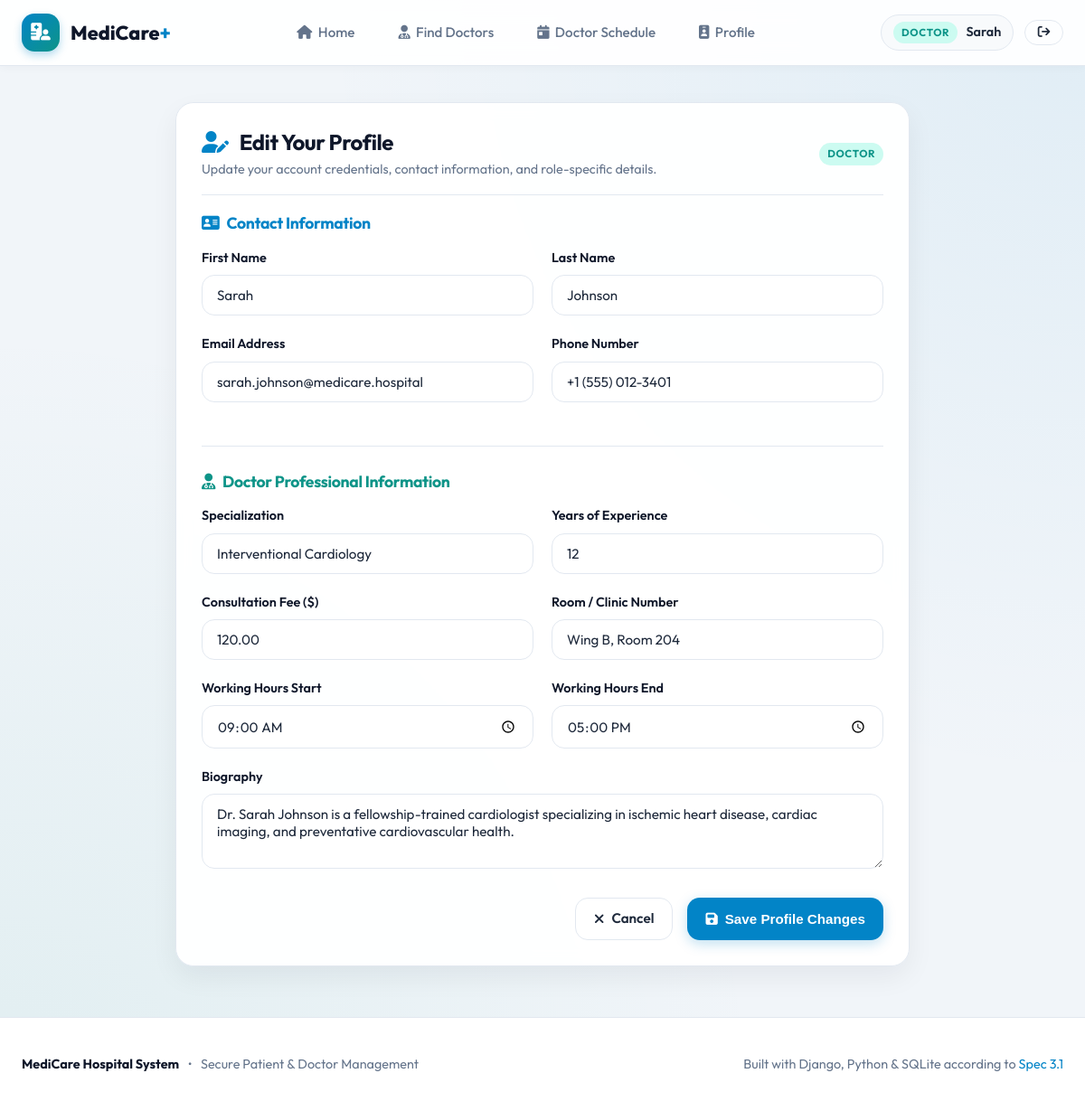
Page /accounts/profile/edit/ (signed in) on the committed database.
### accounts/models.py (models this page shows, shortened)
class User(AbstractUser):
    ROLE_CHOICES = (
        ('patient', 'Patient'),
        ('doctor', 'Doctor'),
        ('admin', 'Admin'),
    )
    email = models.EmailField(unique=True)
    role = models.CharField(max_length=10, choices=ROLE_CHOICES, default='patient')
    phone = models.CharField(max_length=20, blank=True)

### doctors/models.py (models this page shows, shortened)
class Doctor(models.Model):
    user = models.OneToOneField(settings.AUTH_USER_MODEL, on_delete=models.CASCADE, related_name='doctor_profile')
    department = models.ForeignKey(Department, on_delete=models.SET_NULL, null=True, blank=True, related_name='doctors')
    specialization = models.CharField(max_length=120)
    experience = models.PositiveIntegerField(default=0, help_text="Years of professional experience")
    fee = models.DecimalField(max_digits=10, decimal_places=2, default=50.00)
    working_hours_start = models.TimeField(default="09:00:00")
    working_hours_end = models.TimeField(default="17:00:00")
    bio = models.TextField(blank=True)
    room_number = models.CharField(max_length=20, blank=True)
    created_at = models.DateTimeField(auto_now_add=True)
    updated_at = models.DateTimeField(auto_now=True)

### accounts/views.py (the view)
# urls.py: path('profile/edit/', views.profile_edit_view, name='profile_edit'),
@login_required
def profile_edit_view(request):
    user = request.user
    patient_profile = None
    doctor_profile = None
    patient_form = None
    doctor_form = None
    if user.role == 'patient':
        patient_profile, _ = PatientProfile.objects.get_or_create(user=user)
    elif user.role == 'doctor':
        doctor_profile = Doctor.objects.filter(user=user).first()
    if request.method == 'POST':
        user_form = UserUpdateForm(request.POST, instance=user)
        if user.role == 'patient':
            patient_form = PatientProfileUpdateForm(request.POST, instance=patient_profile)
            if user_form.is_valid() and patient_form.is_valid():
                with transaction.atomic():
                    user_form.save()
                    patient_form.save()
                messages.success(request, "Your patient profile has been updated successfully!")
                return redirect('profile')
            else:
                messages.error(request, "Please fix the errors below before submitting.")
        elif user.role == 'doctor' and doctor_profile:
            doctor_form = DoctorProfileUpdateForm(request.POST, instance=doctor_profile)
            if user_form.is_valid() and doctor_form.is_valid():
                with transaction.atomic():
                    user_form.save()
                    doctor_form.save()
                messages.success(request, "Your doctor profile has been updated successfully!")
                return redirect('profile')
            else:
                messages.error(request, "Please fix the errors below before submitting.")
        else:
            if user_form.is_valid():
                user_form.save()
                messages.success(request, "Your administrator profile has been updated successfully!")
                return redirect('profile')
            else:
                messages.error(request, "Please fix the errors below.")
    else:
        user_form = UserUpdateForm(instance=user)
        if user.role == 'patient':
            patient_form = PatientProfileUpdateForm(instance=patient_profile)
        elif user.role == 'doctor' and doctor_profile:
            doctor_form = DoctorProfileUpdateForm(instance=doctor_profile)
    context = {
        'user_form': user_form,
        'patient_form': patient_form,
        'doctor_form': doctor_form,
        'patient_profile': patient_profile,
        'doctor_profile': doctor_profile,
    }
    return render(request, 'accounts/profile_edit.html', context)

### accounts/forms.py (shortened to what this page needs)
class UserUpdateForm(forms.ModelForm):
    class Meta:
        model = User
        fields = ['first_name', 'last_name', 'email', 'phone']
        widgets = {
            'first_name': forms.TextInput(attrs={'class': 'form-control'}),
            'last_name': forms.TextInput(attrs={'class': 'form-control'}),
            'email': forms.EmailInput(attrs={'class': 'form-control'}),
            'phone': forms.TextInput(attrs={'class': 'form-control'}),
        }

class DoctorProfileUpdateForm(forms.ModelForm):
    class Meta:
        model = Doctor
        fields = ['specialization', 'experience', 'fee', 'working_hours_start', 'working_hours_end', 'room_number', 'bio']
        widgets = {
            'specialization': forms.TextInput(attrs={'class': 'form-control'}),
            'experience': forms.NumberInput(attrs={'class': 'form-control'}),
            'fee': forms.NumberInput(attrs={'class': 'form-control', 'step': '0.01'}),
            'working_hours_start': forms.TimeInput(attrs={'class': 'form-control', 'type': 'time'}),
            'working_hours_end': forms.TimeInput(attrs={'class': 'form-control', 'type': 'time'}),
            'room_number': forms.TextInput(attrs={'class': 'form-control'}),
            'bio': forms.Textarea(attrs={'class': 'form-control', 'rows': 3}),
        }

### templates/accounts/profile_edit.html (shortened to what this page needs)
{% extends 'base.html' %}
{% block content %}
<div class="container" style="padding-top: 2.5rem; padding-bottom: 3.5rem; max-width: 860px;">
  <div class="card">
    <div class="card-header">
      <div>
        <h1 style="font-size: 1.5rem; margin-bottom: 0.25rem;">
          <i class="fa-solid fa-user-pen" style="color: var(--primary); margin-right: 0.5rem;"></i> Edit Your Profile
        </h1>
        <p style="color: var(--text-muted); font-size: 0.9rem;">Update your account credentials, contact information, and role-specific details.</p>
      </div>
      <span class="role-pill role-{{ user.role }}">{{ user.get_role_display }}</span>
    </div>
    <form method="POST" action="{% url 'profile_edit' %}" id="profile-edit-form">
      <h3 style="font-size: 1.1rem; color: var(--primary); margin-bottom: 1rem; display: flex; align-items: center; gap: 0.5rem;">
        <i class="fa-solid fa-address-card"></i> Contact Information
      </h3>
      <div class="form-grid">
        <div class="form-group">
          <label class="form-label" for="{{ user_form.first_name.id_for_label }}">First Name</label>
          {{ user_form.first_name }}
        </div>
        <div class="form-group">
          <label class="form-label" for="{{ user_form.last_name.id_for_label }}">Last Name</label>
          {{ user_form.last_name }}
        </div>
      </div>
      <div class="form-grid">
        <div class="form-group">
          <label class="form-label" for="{{ user_form.email.id_for_label }}">Email Address</label>
          {{ user_form.email }}
        </div>
        <div class="form-group">
          <label class="form-label" for="{{ user_form.phone.id_for_label }}">Phone Number</label>
          {{ user_form.phone }}
        </div>
      </div>
      {% if doctor_form %}
        <hr style="border: none; border-top: 1px solid var(--border-color); margin: 1.75rem 0;">
        <h3 style="font-size: 1.1rem; color: var(--secondary); margin-bottom: 1rem; display: flex; align-items: center; gap: 0.5rem;">
          <i class="fa-solid fa-user-doctor"></i> Doctor Professional Information
        </h3>
        <div class="form-grid">
          <div class="form-group">
            <label class="form-label" for="{{ doctor_form.specialization.id_for_label }}">Specialization</label>
            {{ doctor_form.specialization }}
          </div>
          <div class="form-group">
            <label class="form-label" for="{{ doctor_form.experience.id_for_label }}">Years of Experience</label>
            {{ doctor_form.experience }}
          </div>
        </div>
        <div class="form-grid">
          <div class="form-group">
            <label class="form-label" for="{{ doctor_form.fee.id_for_label }}">Consultation Fee ($)</label>
            {{ doctor_form.fee }}
          </div>
          <div class="form-group">
            <label class="form-label" for="{{ doctor_form.room_number.id_for_label }}">Room / Clinic Number</label>
            {{ doctor_form.room_number }}
          </div>
        </div>
        <div class="form-grid">
          <div class="form-group">
            <label class="form-label" for="{{ doctor_form.working_hours_start.id_for_label }}">Working Hours Start</label>
            {{ doctor_form.working_hours_start }}
          </div>
          <div class="form-group">
            <label class="form-label" for="{{ doctor_form.working_hours_end.id_for_label }}">Working Hours End</label>
            {{ doctor_form.working_hours_end }}
          </div>
        </div>
        <div class="form-group">
          <label class="form-label" for="{{ doctor_form.bio.id_for_label }}">Biography</label>
          {{ doctor_form.bio }}
        </div>
      {% endif %}
      <div style="display: flex; gap: 1rem; margin-top: 1.5rem; justify-content: flex-end;">
        <a href="{% url 'profile' %}" class="btn btn-outline">
          <i class="fa-solid fa-xmark"></i> Cancel
        </a>
        <button type="submit" class="btn btn-primary" id="btn-save-profile">
          <i class="fa-solid fa-floppy-disk"></i> Save Profile Changes
        </button>
      </div>
    </form>
  </div>
</div>
{% endblock %}

### templates/base.html (shortened to what this page needs)
{% load static %}
<!DOCTYPE html>
<html lang="en">
<head>
  <link rel="stylesheet" href="https://cdnjs.cloudflare.com/ajax/libs/font-awesome/6.5.1/css/all.min.css">
  <link rel="stylesheet" href="{% static 'css/style.css' %}">
</head>
<body>
  <header class="navbar">
    <div class="container nav-container">
      <a href="{% url 'home' %}" class="brand-logo" id="nav-brand">
        <div class="brand-icon">
          <i class="fa-solid fa-hospital-user"></i>
        </div>
        <span>MediCare<span style="color: var(--primary);">+</span></span>
      </a>
      <nav>
        <ul class="nav-links">
          <li><a href="{% url 'home' %}" class="nav-link"><i class="fa-solid fa-house"></i> Home</a></li>
          <li><a href="{% url 'doctor_list' %}" class="nav-link"><i class="fa-solid fa-user-doctor"></i> Find Doctors</a></li>
          {% if user.is_authenticated %}
            {% if user.role == 'patient' %}
              <li><a href="{% url 'patient_dashboard' %}" class="nav-link"><i class="fa-solid fa-calendar-check"></i> My Appointments</a></li>
            {% elif user.role == 'doctor' %}
              <li><a href="{% url 'doctor_dashboard' %}" class="nav-link"><i class="fa-solid fa-calendar-day"></i> Doctor Schedule</a></li>
            {% endif %}
            <li><a href="{% url 'profile' %}" class="nav-link"><i class="fa-solid fa-id-badge"></i> Profile</a></li>
          {% endif %}
        </ul>
      </nav>
      <div class="nav-actions">
        {% if user.is_authenticated %}
          <div class="user-badge-nav">
            <span class="role-pill role-{{ user.role }}">{{ user.get_role_display }}</span>
            <span style="font-weight: 600; font-size: 0.9rem;">{{ user.first_name|default:user.username }}</span>
          </div>
          <a href="{% url 'logout' %}" class="btn btn-outline btn-sm" id="btn-logout" title="Log out">
            <i class="fa-solid fa-arrow-right-from-bracket"></i>
          </a>
        {% endif %}
      </div>
    </div>
  </header>
  <main style="flex: 1;">
    {% block content %}{% endblock %}
  </main>
  <footer class="footer">
    <div class="container footer-content">
      <div style="display: flex; align-items: center; gap: 0.6rem;">
        <span style="font-weight: 700; color: var(--dark);">MediCare Hospital System</span>
        <span>&bull;</span>
        <span>Secure Patient & Doctor Management</span>
      </div>
      <div>
        Built with Django, Python & SQLite according to <a href="{% url 'home' %}">Spec 3.1</a>
      </div>
    </div>
  </footer>
</body>
</html>

### rows in the picture
User: role "DOCTOR", first_name "Sarah", last_name "Johnson", email "sarah.johnson@medicare.hospital", phone "+1 (555) 012-3401"
Doctor: specialization "Interventional Cardiology", experience "12", fee "120.00", room_number "Wing B, Room 204", working_hours_start "09:00:00", working_hours_end "17:00:00", bio "Dr. Sarah Johnson is a fellowship-trained cardiologist specializing in ischemic heart disease, cardiac imaging, and preventative cardiovascular health."
